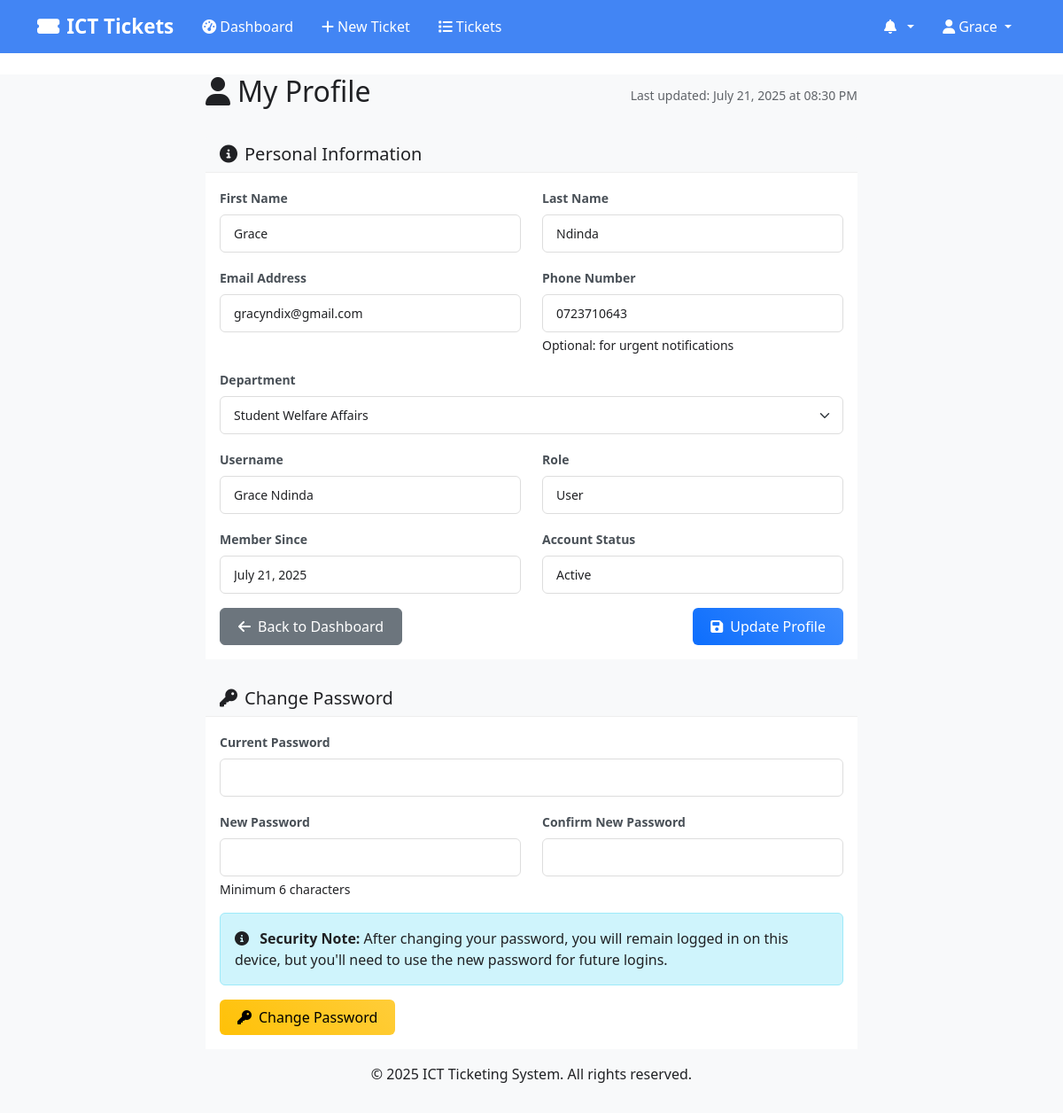
Page /profile (signed in) on the committed database.
### models.py (models this page shows, shortened)
class User(UserMixin, db.Model):
    __tablename__ = 'users'
    id = db.Column(db.Integer, primary_key=True)
    username = db.Column(db.String(80), unique=True, nullable=False)
    email = db.Column(db.String(120), unique=True, nullable=False)
    phone = db.Column(db.String(20), nullable=True)
    password_hash = db.Column(db.String(256), nullable=False)
    first_name = db.Column(db.String(50), nullable=False)
    last_name = db.Column(db.String(50), nullable=False)
    role = db.Column(db.String(20), nullable=False)  # 'user', 'tech', 'admin'
    department_id = db.Column(db.Integer, db.ForeignKey('departments.id'), nullable=True)
    is_active = db.Column(db.Boolean, default=True)
    created_at = db.Column(db.DateTime, default=datetime.utcnow)
    updated_at = db.Column(db.DateTime, default=datetime.utcnow, onupdate=datetime.utcnow)
    department = db.relationship('Department', backref='users')
    created_tickets = db.relationship('Ticket', foreign_keys='Ticket.created_by_id', backref='creator')
    @property
    def full_name(self):
        return f"{self.first_name} {self.last_name}"

### routes.py (the view, shortened to what this page needs)
@app.route('/profile', methods=['GET', 'POST'])
@login_required
def profile():
    profile_form = ProfileForm(obj=current_user)
    password_form = ChangePasswordForm()
    if current_user.department_id:
        profile_form.department_id.data = current_user.department_id
    else:
        profile_form.department_id.data = 0
    return render_template('profile.html', profile_form=profile_form, password_form=password_form)

### templates/profile.html (shortened to what this page needs)
{% extends "base.html" %}
{% block content %}
<div class="container">
    <div class="row justify-content-center">
        <div class="col-lg-8">
            <div class="d-flex justify-content-between align-items-center mb-4">
                <h2><i class="fas fa-user me-2"></i>My Profile</h2>
                <div class="text-muted">
                    <small>Last updated: {{ current_user.updated_at.strftime('%B %d, %Y at %I:%M %p') }}</small>
                </div>
            </div>
            <div class="card mb-4">
                <div class="card-header bg-primary text-white">
                    <h5 class="mb-0"><i class="fas fa-info-circle me-2"></i>Personal Information</h5>
                </div>
                <div class="card-body">
                    <form method="POST">
                        <div class="row">
                            <div class="col-md-6 mb-3">
                                {{ profile_form.first_name.label(class="form-label") }}
                                {{ profile_form.first_name(class="form-control" + (" is-invalid" if profile_form.first_name.errors else "")) }}
                            </div>
                            <div class="col-md-6 mb-3">
                                {{ profile_form.last_name.label(class="form-label") }}
                                {{ profile_form.last_name(class="form-control" + (" is-invalid" if profile_form.last_name.errors else "")) }}
                            </div>
                        </div>
                        <div class="row">
                            <div class="col-md-6 mb-3">
                                {{ profile_form.email.label(class="form-label") }}
                                {{ profile_form.email(class="form-control" + (" is-invalid" if profile_form.email.errors else "")) }}
                            </div>
                            <div class="col-md-6 mb-3">
                                {{ profile_form.phone.label(class="form-label") }}
                                {{ profile_form.phone(class="form-control" + (" is-invalid" if profile_form.phone.errors else "")) }}
                                <div class="form-text">Optional: for urgent notifications</div>
                            </div>
                        </div>
                        {% if current_user.role == 'user' %}
                        <div class="mb-3">
                            {{ profile_form.department_id.label(class="form-label") }}
                            {{ profile_form.department_id(class="form-select" + (" is-invalid" if profile_form.department_id.errors else "")) }}
                        </div>
                        {% endif %}
                        <div class="row">
                            <div class="col-md-6 mb-3">
                                <label class="form-label">Username</label>
                                <input type="text" class="form-control" value="{{ current_user.username }}" readonly>
                            </div>
                            <div class="col-md-6 mb-3">
                                <label class="form-label">Role</label>
                                <input type="text" class="form-control" value="{{ current_user.role.title() }}" readonly>
                            </div>
                        </div>
                        <div class="row">
                            <div class="col-md-6 mb-3">
                                <label class="form-label">Member Since</label>
                                <input type="text" class="form-control" value="{{ current_user.created_at.strftime('%B %d, %Y') }}" readonly>
                            </div>
                            <div class="col-md-6 mb-3">
                                <label class="form-label">Account Status</label>
                                <input type="text" class="form-control" value="{% if current_user.is_active %}Active{% else %}Inactive{% endif %}" readonly>
                            </div>
                        </div>
                        <div class="d-flex justify-content-between">
                            <a href="{{ url_for('dashboard') }}" class="btn btn-secondary">
                                <i class="fas fa-arrow-left me-2"></i>Back to Dashboard
                            </a>
                            <button type="submit" class="btn btn-primary">
                                <i class="fas fa-save me-2"></i>Update Profile
                            </button>
                        </div>
                    </form>
                </div>
            </div>
            <div class="card">
                <div class="card-header bg-warning text-dark">
                    <h5 class="mb-0"><i class="fas fa-key me-2"></i>Change Password</h5>
                </div>
                <div class="card-body">
                    <form method="POST">
                        <div class="mb-3">
                            {{ password_form.current_password.label(class="form-label") }}
                            {{ password_form.current_password(class="form-control" + (" is-invalid" if password_form.current_password.errors else "")) }}
                        </div>
                        <div class="row">
                            <div class="col-md-6 mb-3">
                                {{ password_form.new_password.label(class="form-label") }}
                                {{ password_form.new_password(class="form-control" + (" is-invalid" if password_form.new_password.errors else "")) }}
                                <div class="form-text">Minimum 6 characters</div>
                            </div>
                            <div class="col-md-6 mb-3">
                                {{ password_form.confirm_password.label(class="form-label") }}
                                {{ password_form.confirm_password(class="form-control" + (" is-invalid" if password_form.confirm_password.errors else "")) }}
                            </div>
                        </div>
                        <div class="alert alert-info">
                            <i class="fas fa-info-circle me-2"></i>
                            <strong>Security Note:</strong> After changing your password, you will remain logged in on this device, but you'll need to use the new password for future logins.
                        </div>
                        <button type="submit" class="btn btn-warning">
                            <i class="fas fa-key me-2"></i>Change Password
                        </button>
                    </form>
                </div>
            </div>
        </div>
    </div>
</div>
{% endblock %}

### templates/base.html (shortened to what this page needs)
<!DOCTYPE html>
<html lang="en">
<head>
    <link href="https://cdn.jsdelivr.net/npm/bootstrap@5.3.0/dist/css/bootstrap.min.css" rel="stylesheet">
    <link href="https://cdnjs.cloudflare.com/ajax/libs/font-awesome/6.4.0/css/all.min.css" rel="stylesheet">
    <link href="{{ url_for('static', filename='css/style.css') }}" rel="stylesheet">
</head>
<body>
    <nav class="navbar navbar-expand-lg shadow-sm" style="background-color: #4285f4 !important;">
        <div class="container" style="background-color: #4285f4;">
            <a class="navbar-brand" href="{{ url_for('dashboard' if current_user.is_authenticated else 'index') }}" style="color: #ffffff !important; font-weight: 600;">
                <i class="fas fa-ticket-alt me-2"></i>ICT Tickets
            </a>
            {% if current_user.is_authenticated %}
            <div class="collapse navbar-collapse" id="navbarNav">
                <ul class="navbar-nav me-auto">
                    <li class="nav-item">
                        <a class="nav-link" href="{{ url_for('dashboard') }}" style="color: #ffffff !important; font-weight: 500;">
                            <i class="fas fa-tachometer-alt me-1"></i>Dashboard
                        </a>
                    </li>
                    {% if current_user.role in ['user', 'admin'] %}
                    <li class="nav-item">
                        <a class="nav-link" href="{{ url_for('create_ticket') }}" style="color: #ffffff !important; font-weight: 500;">
                            <i class="fas fa-plus me-1"></i>New Ticket
                        </a>
                    </li>
                    {% endif %}
                    <li class="nav-item">
                        <a class="nav-link" href="{{ url_for('list_tickets') }}" style="color: #ffffff !important; font-weight: 500;">
                            <i class="fas fa-list me-1"></i>Tickets
                        </a>
                    </li>
                </ul>
                <ul class="navbar-nav">
                    <li class="nav-item dropdown">
                        <a class="nav-link dropdown-toggle" href="#" role="button" data-bs-toggle="dropdown" style="color: #ffffff !important; font-weight: 500;">
                            <i class="fas fa-bell me-1"></i>
                            {% set unread_count = 0 %}
                            {% if current_user.notifications is defined and current_user.notifications %}
                                {% set unread_count = current_user.notifications|selectattr('is_read', 'equalto', False)|list|length %}
                            {% endif %}
                        </a>
                            {% set recent_notifications = [] %}
                            {% if current_user.notifications is defined and current_user.notifications %}
                                {% set recent_notifications = current_user.notifications[:5] %}
                            {% endif %}
                    </li>
                    <li class="nav-item dropdown">
                        <a class="nav-link dropdown-toggle" href="#" role="button" data-bs-toggle="dropdown" style="color: #ffffff !important; font-weight: 500;">
                            <i class="fas fa-user me-1"></i>{{ current_user.first_name }}
                        </a>
                    </li>
                </ul>
            </div>
            {% endif %}
        </div>
    </nav>
    <main class="container-fluid mt-4">
        {% block content %}{% endblock %}
    </main>
    <footer class="bg-light text-center text-muted py-3 mt-5">
        <div class="container">
            <p>&copy; 2025 ICT Ticketing System. All rights reserved.</p>
        </div>
    </footer>
</body>
</html>

### rows in the picture
User: first_name "Grace", updated_at "July 21, 2025 at 08:30 PM", last_name "Ndinda", email "gracyndix@gmail.com", phone "0723710643", department_id "Student Welfare Affairs", username "Grace Ndinda", role "User", created_at "July 21, 2025", is_active "Active"

### other values in the picture
{{ profile_form.first_name.label(class="form-label") }} "First Name"
{{ profile_form.last_name.label(class="form-label") }} "Last Name"
{{ profile_form.email.label(class="form-label") }} "Email Address"
{{ profile_form.phone.label(class="form-label") }} "Phone Number"
{{ profile_form.department_id.label(class="form-label") }} "Department"
{{ password_form.current_password.label(class="form-label") }} "Current Password"
{{ password_form.new_password.label(class="form-label") }} "New Password"
{{ password_form.confirm_password.label(class="form-label") }} "Confirm New Password"
